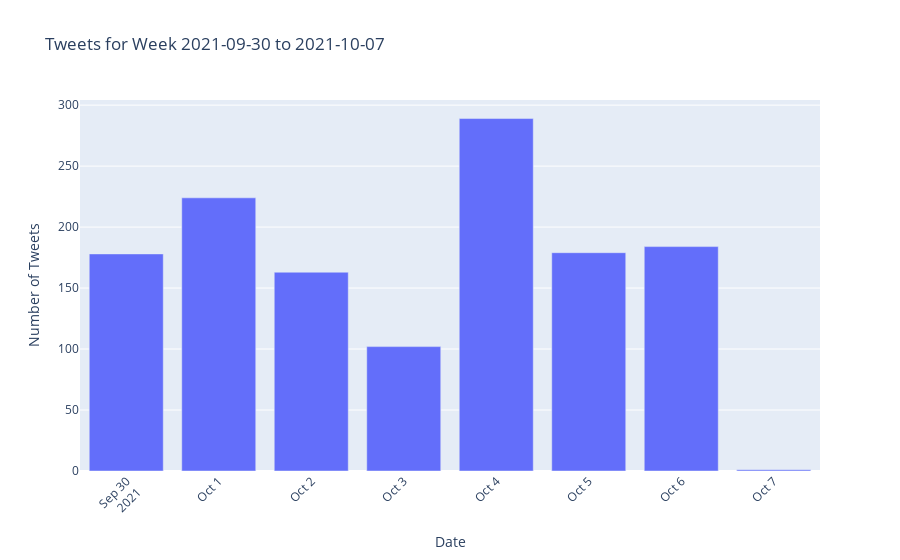
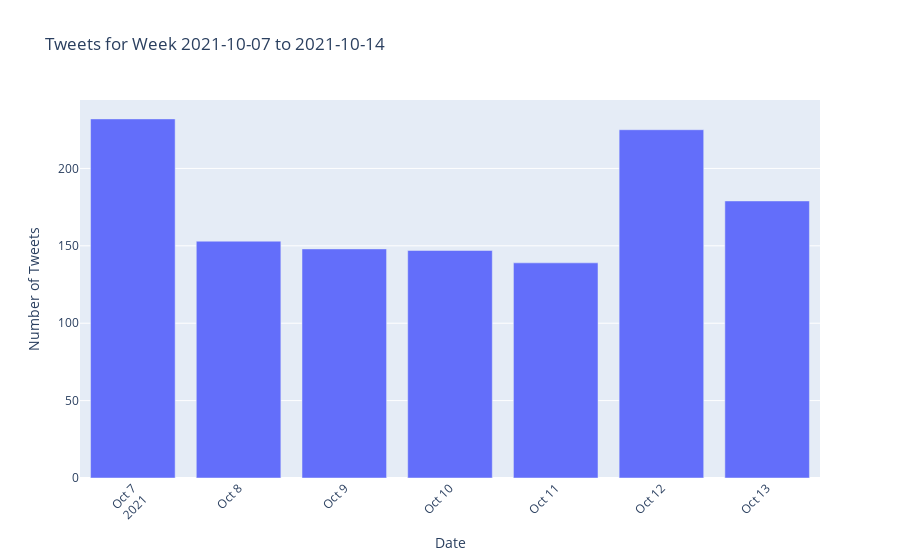
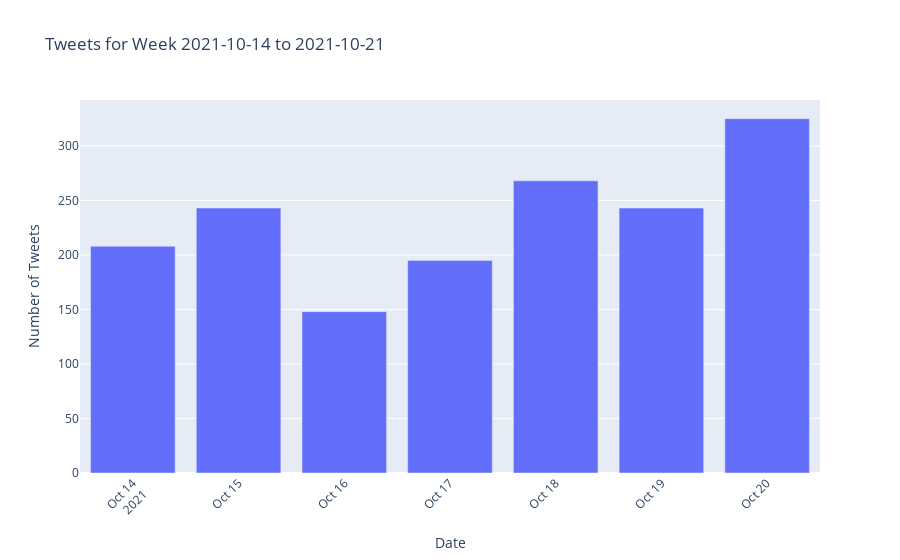
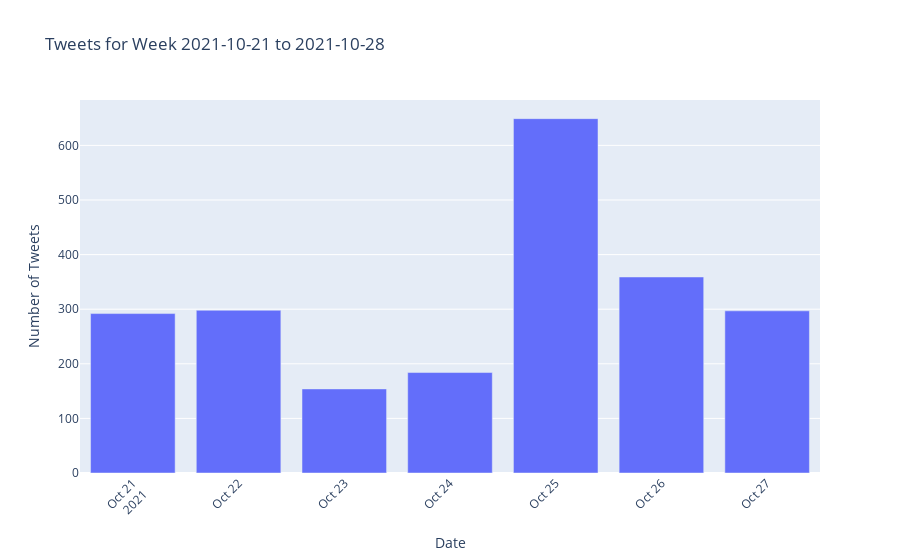

Notebook code for these charts, in order:
### Code cell
visualize_weekly_tweets(df1_copy)

### Figure 1 — Plotly figure (JSON) as saved in the notebook; plotly's stock layout.template omitted (floating-point values rounded to 4 significant figures)
{"data": [{"alignmentgroup": "True", "hovertemplate": "Date=%{x}<br>Number of Tweets=%{y}<extra></extra>", "legendgroup": "", "marker": {"color": "#636efa", "pattern": {"shape": ""}}, "name": "", "offsetgroup": "", "orientation": "v", "showlegend": false, "textposition": "auto", "type": "bar", "x": ["2021-09-30T00:00:00+00:00", "2021-10-01T00:00:00+00:00", "2021-10-02T00:00:00+00:00", "2021-10-03T00:00:00+00:00", "2021-10-04T00:00:00+00:00", "2021-10-05T00:00:00+00:00", "2021-10-06T00:00:00+00:00", "2021-10-07T00:00:00+00:00"], "xaxis": "x", "y": [178, 224, 163, 102, 289, 179, 184, 1], "yaxis": "y"}], "layout": {"barmode": "relative", "legend": {"tracegroupgap": 0}, "title": {"text": "Tweets for Week 2021-09-30 to 2021-10-07"}, "xaxis": {"anchor": "y", "domain": [0, 1], "tickangle": -45, "title": {"text": "Date"}}, "yaxis": {"anchor": "x", "domain": [0, 1], "title": {"text": "Number of Tweets"}}}}

### Figure 2 — Plotly figure (JSON) as saved in the notebook; plotly's stock layout.template omitted (floating-point values rounded to 4 significant figures)
{"data": [{"alignmentgroup": "True", "hovertemplate": "Date=%{x}<br>Number of Tweets=%{y}<extra></extra>", "legendgroup": "", "marker": {"color": "#636efa", "pattern": {"shape": ""}}, "name": "", "offsetgroup": "", "orientation": "v", "showlegend": false, "textposition": "auto", "type": "bar", "x": ["2021-10-07T00:00:00+00:00", "2021-10-08T00:00:00+00:00", "2021-10-09T00:00:00+00:00", "2021-10-10T00:00:00+00:00", "2021-10-11T00:00:00+00:00", "2021-10-12T00:00:00+00:00", "2021-10-13T00:00:00+00:00"], "xaxis": "x", "y": [232, 153, 148, 147, 139, 225, 179], "yaxis": "y"}], "layout": {"barmode": "relative", "legend": {"tracegroupgap": 0}, "title": {"text": "Tweets for Week 2021-10-07 to 2021-10-14"}, "xaxis": {"anchor": "y", "domain": [0, 1], "tickangle": -45, "title": {"text": "Date"}}, "yaxis": {"anchor": "x", "domain": [0, 1], "title": {"text": "Number of Tweets"}}}}

### Figure 3 — Plotly figure (JSON) as saved in the notebook; plotly's stock layout.template omitted (floating-point values rounded to 4 significant figures)
{"data": [{"alignmentgroup": "True", "hovertemplate": "Date=%{x}<br>Number of Tweets=%{y}<extra></extra>", "legendgroup": "", "marker": {"color": "#636efa", "pattern": {"shape": ""}}, "name": "", "offsetgroup": "", "orientation": "v", "showlegend": false, "textposition": "auto", "type": "bar", "x": ["2021-10-14T00:00:00+00:00", "2021-10-15T00:00:00+00:00", "2021-10-16T00:00:00+00:00", "2021-10-17T00:00:00+00:00", "2021-10-18T00:00:00+00:00", "2021-10-19T00:00:00+00:00", "2021-10-20T00:00:00+00:00"], "xaxis": "x", "y": [208, 243, 148, 195, 268, 243, 325], "yaxis": "y"}], "layout": {"barmode": "relative", "legend": {"tracegroupgap": 0}, "title": {"text": "Tweets for Week 2021-10-14 to 2021-10-21"}, "xaxis": {"anchor": "y", "domain": [0, 1], "tickangle": -45, "title": {"text": "Date"}}, "yaxis": {"anchor": "x", "domain": [0, 1], "title": {"text": "Number of Tweets"}}}}

### Figure 4 — Plotly figure (JSON) as saved in the notebook; plotly's stock layout.template omitted (floating-point values rounded to 4 significant figures)
{"data": [{"alignmentgroup": "True", "hovertemplate": "Date=%{x}<br>Number of Tweets=%{y}<extra></extra>", "legendgroup": "", "marker": {"color": "#636efa", "pattern": {"shape": ""}}, "name": "", "offsetgroup": "", "orientation": "v", "showlegend": false, "textposition": "auto", "type": "bar", "x": ["2021-10-21T00:00:00+00:00", "2021-10-22T00:00:00+00:00", "2021-10-23T00:00:00+00:00", "2021-10-24T00:00:00+00:00", "2021-10-25T00:00:00+00:00", "2021-10-26T00:00:00+00:00", "2021-10-27T00:00:00+00:00"], "xaxis": "x", "y": [292, 298, 154, 184, 649, 359, 297], "yaxis": "y"}], "layout": {"barmode": "relative", "legend": {"tracegroupgap": 0}, "title": {"text": "Tweets for Week 2021-10-21 to 2021-10-28"}, "xaxis": {"anchor": "y", "domain": [0, 1], "tickangle": -45, "title": {"text": "Date"}}, "yaxis": {"anchor": "x", "domain": [0, 1], "title": {"text": "Number of Tweets"}}}}
